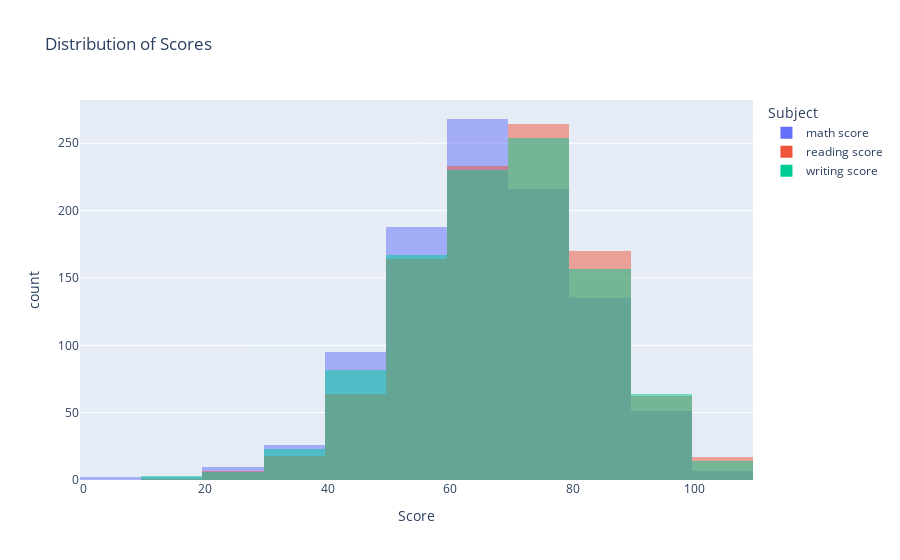

Notebook code for this chart:
### Code cell
fig = px.histogram(df, x=['math score','reading score','writing score'], barmode='overlay',
                   nbins=20, title="Distribution of Scores", labels={'value':'Score','variable':'Subject'})
fig.show()

### Figure 1 — Plotly figure (JSON) as saved in the notebook; plotly's stock layout.template omitted (floating-point values rounded to 4 significant figures; data arrays with more than 128 entries replaced by an {"elided": "..."} marker saying what was removed)
{"data": [{"bingroup": "x", "hovertemplate": "Subject=math score<br>Score=%{x}<br>count=%{y}<extra></extra>", "legendgroup": "math score", "marker": {"color": "#636efa", "opacity": 0.5, "pattern": {"shape": ""}}, "name": "math score", "nbinsx": 20, "orientation": "v", "showlegend": true, "type": "histogram", "x": {"elided": "1000 int values"}, "xaxis": "x", "yaxis": "y"}, {"bingroup": "x", "hovertemplate": "Subject=reading score<br>Score=%{x}<br>count=%{y}<extra></extra>", "legendgroup": "reading score", "marker": {"color": "#EF553B", "opacity": 0.5, "pattern": {"shape": ""}}, "name": "reading score", "nbinsx": 20, "orientation": "v", "showlegend": true, "type": "histogram", "x": {"elided": "1000 int values"}, "xaxis": "x", "yaxis": "y"}, {"bingroup": "x", "hovertemplate": "Subject=writing score<br>Score=%{x}<br>count=%{y}<extra></extra>", "legendgroup": "writing score", "marker": {"color": "#00cc96", "opacity": 0.5, "pattern": {"shape": ""}}, "name": "writing score", "nbinsx": 20, "orientation": "v", "showlegend": true, "type": "histogram", "x": {"elided": "1000 int values"}, "xaxis": "x", "yaxis": "y"}], "layout": {"barmode": "overlay", "legend": {"title": {"text": "Subject"}, "tracegroupgap": 0}, "title": {"text": "Distribution of Scores"}, "xaxis": {"anchor": "y", "domain": [0, 1], "title": {"text": "Score"}}, "yaxis": {"anchor": "x", "domain": [0, 1], "title": {"text": "count"}}}}
